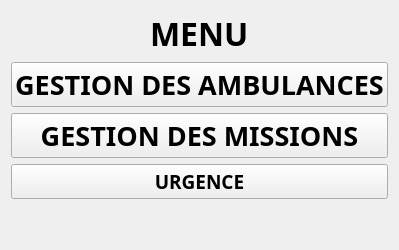
      <widget class="QWidget" name="page_17">
       <layout class="QHBoxLayout" name="horizontalLayout_68">
        <item>
         <layout class="QVBoxLayout" name="verticalLayout_43">
          <item alignment="Qt::AlignHCenter">
           <widget class="QLabel" name="label_49">
            <property name="sizePolicy">
             <sizepolicy hsizetype="Preferred" vsizetype="Maximum">
              <horstretch>0</horstretch>
              <verstretch>0</verstretch>
             </sizepolicy>
            </property>
            <property name="font">
             <font>
              <family>Quicksand SemiBold</family>
              <pointsize>24</pointsize>
              <weight>75</weight>
              <bold>true</bold>
             </font>
            </property>
            <property name="text">
             <string>MENU</string>
            </property>
           </widget>
          </item>
          <item>
           <widget class="QPushButton" name="pushButtonGDA">
            <property name="sizePolicy">
             <sizepolicy hsizetype="Minimum" vsizetype="Fixed">
              <horstretch>0</horstretch>
              <verstretch>0</verstretch>
             </sizepolicy>
            </property>
            <property name="font">
             <font>
              <family>Quicksand SemiBold</family>
              <pointsize>20</pointsize>
              <weight>75</weight>
              <bold>true</bold>
             </font>
            </property>
            <property name="text">
             <string>GESTION DES AMBULANCES</string>
            </property>
           </widget>
          </item>
          <item>
           <widget class="QPushButton" name="pushButtonGDM">
            <property name="sizePolicy">
             <sizepolicy hsizetype="Minimum" vsizetype="Fixed">
              <horstretch>0</horstretch>
              <verstretch>0</verstretch>
             </sizepolicy>
            </property>
            <property name="font">
             <font>
              <family>Quicksand SemiBold</family>
              <pointsize>20</pointsize>
              <weight>75</weight>
              <bold>true</bold>
             </font>
            </property>
            <property name="text">
             <string>GESTION DES MISSIONS</string>
            </property>
           </widget>
          </item>
          <item>
           <widget class="QPushButton" name="pushButton_12">
            <property name="font">
             <font>
              <family>Quicksand SemiBold</family>
              <pointsize>14</pointsize>
              <weight>75</weight>
              <bold>true</bold>
             </font>
            </property>
            <property name="text">
             <string>URGENCE</string>
            </property>
           </widget>
          </item>
          <item>
           <spacer name="verticalSpacer_25">
            <property name="orientation">
             <enum>Qt::Vertical</enum>
            </property>
            <property name="sizeType">
             <enum>QSizePolicy::Fixed</enum>
            </property>
            <property name="sizeHint" stdset="0">
             <size>
              <width>20</width>
              <height>40</height>
             </size>
            </property>
           </spacer>
          </item>
         </layout>
        </item>
       </layout>
      </widget>
